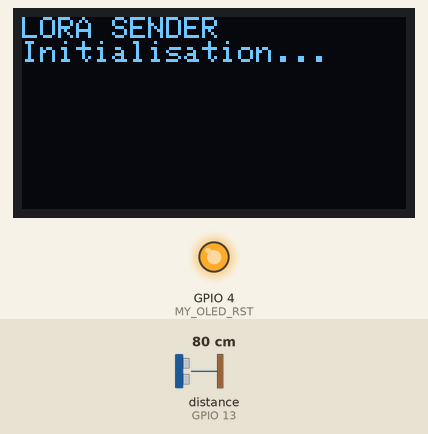
Recording of a program running on a simulated ESP32. Parts: 128×64 one-colour display, output pins drawn as LEDs (lit = HIGH). The test bench sets the inputs (shaded band); at power-on: distance to the obstacle (sensor on GPIO 13) 80 cm. The echo pulse lasts 58.3 µs per cm; no radio packets arrive unless stated; what the program prints to the serial monitor is not drawn. At 1.0 s the program puts the board to deep sleep or switches it off; the recording ends there.

Above: at 0.1 s.
At 0.95 s:
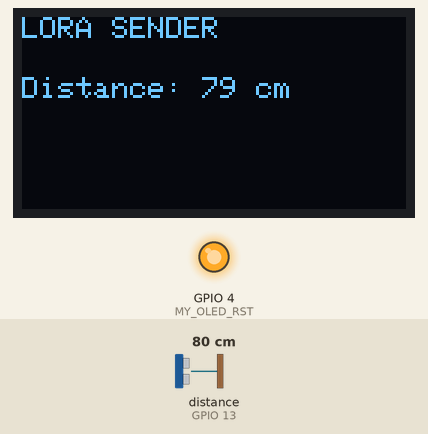
Timing chart, 0 to 1.0 s (numbered marks = the images above):
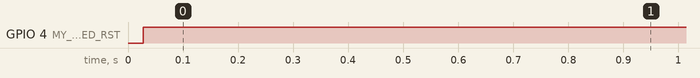

The program:

main.cpp
```cpp
#include <Arduino.h>
#include <SPI.h>
#include <LoRa.h>
#include <Wire.h>
#include <Adafruit_GFX.h>
#include <Adafruit_SSD1306.h>
#include <NewPing.h>
#include <esp_sleep.h>

// Pins pour l'AJ-SR04M
#define AJSR04M_TRIG 12
#define AJSR04M_ECHO 13
#define MAX_DISTANCE 400 // Distance max en cm (ajuste selon ton bassin)
#define MIN_DISTANCE 2   // Distance min en cm (limite typique de l'AJ-SR04M)

// Initialisation du capteur à ultrasons
NewPing sonar(AJSR04M_TRIG, AJSR04M_ECHO, MAX_DISTANCE);

// Pins pour l'OLED (LilyGO T3 V1.6.1)
#define MY_OLED_SDA 21
#define MY_OLED_SCL 22
#define MY_OLED_RST 4
#define SCREEN_WIDTH 128 // Largeur de l'écran OLED
#define SCREEN_HEIGHT 64 // Hauteur de l'écran OLED

// Pins pour LoRa (basés sur la doc LilyGO T3 V1.6.1)
#define LORA_SCK 5
#define LORA_MISO 19
#define LORA_MOSI 27
#define LORA_SS 18
#define LORA_RST 23
#define LORA_DIO0 26

// Paramètres LoRa (France, 868 MHz)
#define LORA_FREQ 868E6 // Fréquence 868 MHz
#define LORA_BW 125E3   // Bandwidth 125 kHz
#define LORA_SF 7       // Spreading Factor 7
#define LORA_CR 5       // Coding Rate 4/5
#define LORA_PWR 10     // Output Power 10 dBm
#define LORA_PREAMBLE 8 // Preamble Length 8
#define LORA_SYNC_WORD 0x12 // Sync Word

// Intervalle d'envoi (en millisecondes)
const long TEST_INTERVAL = 60000; // 1 minute pour les tests
const long PROD_INTERVAL = 14400000; // 4 heures
const long SEND_INTERVAL = PROD_INTERVAL; // Mode production

// Calibration pour la vitesse du son
const float TEMPERATURE = 15.0; // Ajuste selon la température réelle (°C)
const float SPEED_OF_SOUND = 331.0 + 0.6 * TEMPERATURE; // ~340 m/s
const float US_TO_CM = (2.0 * 1000000.0) / (SPEED_OF_SOUND * 100.0); // ~61.63 µs/cm

// Initialisation de l'écran OLED
Adafruit_SSD1306 display(SCREEN_WIDTH, SCREEN_HEIGHT, &Wire, MY_OLED_RST);

void setup() {
  // Initialisation du port série
  Serial.begin(115200);
  while (!Serial) delay(10);
  Serial.println("[DEBUG] Démarrage du programme");
  Serial.print("[DEBUG] Vitesse du son utilisée : ");
  Serial.print(SPEED_OF_SOUND);
  Serial.println(" m/s");
  Serial.print("[DEBUG] US_TO_CM : ");
  Serial.print(US_TO_CM);
  Serial.println(" µs/cm");

  // Réinitialisation de l'OLED
  Serial.println("[DEBUG] Réinitialisation de l'OLED...");
  pinMode(MY_OLED_RST, OUTPUT);
  digitalWrite(MY_OLED_RST, LOW);
  delay(20);
  digitalWrite(MY_OLED_RST, HIGH);

  // Initialisation de l'OLED
  Serial.println("[DEBUG] Initialisation de l'OLED...");
  Wire.begin(MY_OLED_SDA, MY_OLED_SCL);
  if (!display.begin(SSD1306_SWITCHCAPVCC, 0x3C, false, false)) {
    Serial.println("[DEBUG] Échec de l'initialisation de l'OLED");
    for (;;);
  }
  Serial.println("[DEBUG] OLED initialisé avec succès");
  display.clearDisplay();
  display.setTextColor(WHITE);
  display.setTextSize(1);
  display.setCursor(0, 0);
  display.println("LORA SENDER");
  display.println("Initialisation...");
  display.display();

  // Test du capteur à ultrasons
  Serial.println("[DEBUG] Test du capteur AJ-SR04M...");
  unsigned long test_times[5];
  for (int i = 0; i < 5; i++) {
    test_times[i] = sonar.ping();
    Serial.print("[DEBUG] Mesure initiale ");
    Serial.print(i + 1);
    Serial.print(" (µs) : ");
    Serial.println(test_times[i]);
    Serial.print("[DEBUG] Distance calculée ");
    Serial.print(i + 1);
    Serial.print(" (cm) : ");
    Serial.println(test_times[i] / US_TO_CM);
    delay(50);
  }
  unsigned long test_median = sonar.ping_median(5);
  unsigned int test_distance = test_median / US_TO_CM;
  Serial.print("[DEBUG] Temps médian initial (µs) : ");
  Serial.println(test_median);
  Serial.print("[DEBUG] Distance initiale médiane (cm) : ");
  Serial.print(test_distance);
  Serial.println(" cm");

  // Initialisation LoRa
  Serial.println("[DEBUG] Initialisation LoRa...");
  SPI.begin(LORA_SCK, LORA_MISO, LORA_MOSI, LORA_SS);
  LoRa.setPins(LORA_SS, LORA_RST, LORA_DIO0);
  if (!LoRa.begin(LORA_FREQ)) {
    Serial.println("[DEBUG] Échec initialisation LoRa");
    display.clearDisplay();
    display.setCursor(0, 0);
    display.println("Échec LoRa");
    display.display();
    while (1);
  }
  LoRa.setSpreadingFactor(LORA_SF);
  LoRa.setSignalBandwidth(LORA_BW);
  LoRa.setCodingRate4(LORA_CR);
  LoRa.setTxPower(LORA_PWR);
  LoRa.setPreambleLength(LORA_PREAMBLE);
  LoRa.setSyncWord(LORA_SYNC_WORD);
  LoRa.enableCrc();
  Serial.println("[DEBUG] LoRa initialisé avec succès");

  // Mesure de la distance
  Serial.println("[DEBUG] Mesure de la distance...");
  unsigned long raw_times[5];
  for (int i = 0; i < 5; i++) {
    raw_times[i] = sonar.ping();
    Serial.print("[DEBUG] Mesure ");
    Serial.print(i + 1);
    Serial.print(" (µs) : ");
    Serial.println(raw_times[i]);
    Serial.print("[DEBUG] Distance calculée ");
    Serial.print(i + 1);
    Serial.print(" (cm) : ");
    Serial.println(raw_times[i] / US_TO_CM);
    delay(50);
  }
  unsigned long median_time = sonar.ping_median(5);
  unsigned int distance = median_time / US_TO_CM;
  Serial.print("[DEBUG] Temps médian (µs) : ");
  Serial.println(median_time);
  if (median_time == 0 || distance < MIN_DISTANCE || distance > MAX_DISTANCE) {
    Serial.println("[DEBUG] Erreur de mesure, distance définie à MAX_DISTANCE");
    distance = MAX_DISTANCE;
  }
  Serial.print("[DEBUG] Distance mesurée médiane (cm) : ");
  Serial.print(distance);
  Serial.println(" cm");

  // Affichage sur l'OLED
  Serial.println("[DEBUG] Mise à jour de l'OLED...");
  display.clearDisplay();
  display.setCursor(0, 0);
  display.println("LORA SENDER");
  display.setCursor(0, 20);
  display.print("Distance: ");
  display.print(distance);
  display.print(" cm");
  display.display();

  // Affichage dans le moniteur série
  Serial.print("[DEBUG] Affichage série : Distance = ");
  Serial.print(distance);
  Serial.println(" cm");

  // Envoi via LoRa (format JSON pour OpenMQTTGateway)
  Serial.println("[DEBUG] Envoi des données via LoRa...");
  LoRa.beginPacket();
  String payload = "{\"sensor\":\"bassin\",\"distance\":" + String(distance) + "}";
  LoRa.print(payload);
  LoRa.endPacket();
  Serial.print("[DEBUG] Données envoyées : ");
  Serial.println(payload);

  // Mode veille profonde
  Serial.println("[DEBUG] Entrée en mode veille profonde...");
  esp_sleep_enable_timer_wakeup(SEND_INTERVAL * 1000ULL);
  esp_deep_sleep_start();
}

void loop() {
  // Non utilisé en mode production (deep sleep)
}
```

Measured:
- by itself, GPIO 4 (MY_OLED_RST): LOW → HIGH at 0.03 s
- what the display in image 0 shows lasts 0.8 s, from 0.1 s to 0.9 s
